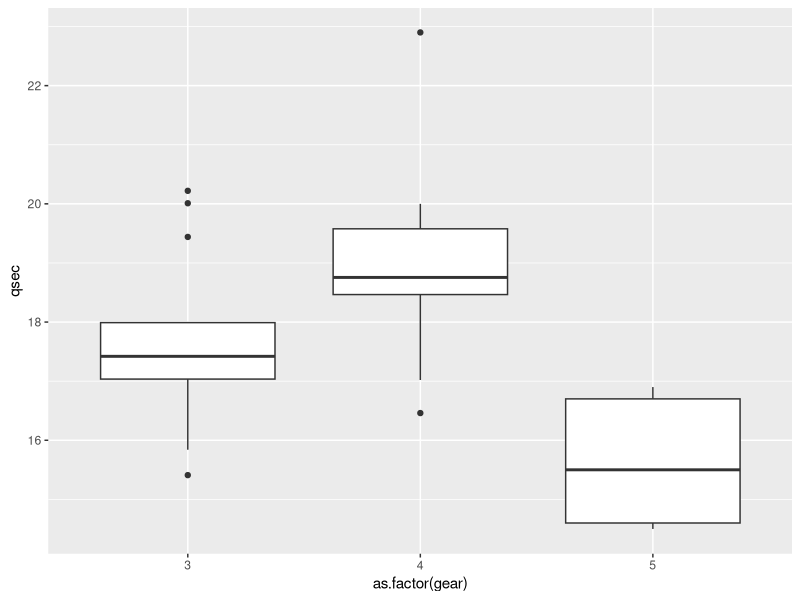

The R source for this figure:
## ---- chunk 1
1 + 1
## ---- chunk 2
#| echo: false
2 * 2
## ---- chunk 3
library(tidyverse)
## ---- chunk 4
mtcars |> ggplot(aes(as.factor(gear),qsec)) + geom_boxplot()
